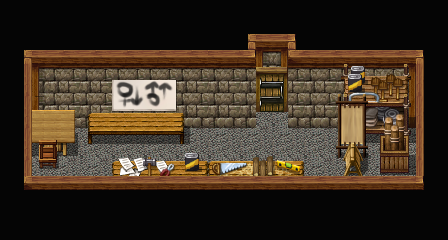

Tiled map render using the project's own tile images. Description and the map definition, with tile-layer contents summarised, below:
An orthogonal 28x15 tile map with 16x16 px tiles, 9 tile layers (floor, walls, items, items, ...), 1 hidden layer not drawn, 5 tilesets and 2 objects (object, teleport).

<map version="1.0" orientation="orthogonal" width="28" height="15" tilewidth="16" tileheight="16">
 <properties>
  <property name="name" value="Abandoned Chamber" />
 </properties>
 <tileset firstgid="1" name="walls_2" tilewidth="16" tileheight="16">
  <image source="../graphics/tiles/walls_2.png" width="512" height="690" />
 </tileset>
 <tileset firstgid="1377" name="floors_2" tilewidth="16" tileheight="16">
  <image source="../graphics/tiles/floors_2.png" width="256" height="512" />
 </tileset>
 <tileset firstgid="1889" name="doors" tilewidth="16" tileheight="16">
  <image source="../graphics/tiles/doors.png" width="471" height="483" />
 </tileset>
 <tileset firstgid="2759" name="tools" tilewidth="16" tileheight="16">
  <image source="../graphics/tiles/tools.png" width="500" height="500" />
 </tileset>
 <tileset firstgid="3720" name="furniture_2" tilewidth="16" tileheight="16">
  <image source="../graphics/tiles/furniture_2.png" width="512" height="512" />
 </tileset>
 <layer name="floor" width="28" height="15">
  <data>[420 cells, 420 non-empty, 4 distinct tile ids]</data>
 </layer>
 <layer name="walls" width="28" height="15">
  <data>[420 cells, 98 non-empty, 16 distinct tile ids]</data>
 </layer>
 <layer name="items" width="28" height="15">
  <data>[420 cells, 67 non-empty, 67 distinct tile ids]</data>
 </layer>
 <layer name="items" width="28" height="15">
  <data>[420 cells, 63 non-empty, 63 distinct tile ids]</data>
 </layer>
 <layer name="items" width="28" height="15">
  <data>[420 cells, 4 non-empty, 4 distinct tile ids]</data>
 </layer>
 <layer name="clickables" width="28" height="15">
  <data>[420 cells, 0 non-empty, 0 distinct tile ids]</data>
 </layer>
 <layer name="hero" width="28" height="15">
  <data>[420 cells, 0 non-empty, 0 distinct tile ids]</data>
 </layer>
 <layer name="items" width="28" height="15">
  <data>[420 cells, 10 non-empty, 10 distinct tile ids]</data>
 </layer>
 <layer name="overhead map" width="28" height="15">
  <data>[420 cells, 250 non-empty, 15 distinct tile ids]</data>
 </layer>
 <layer name="collision" width="28" height="15" visible="0" opacity="0.7">
  <data>[420 cells, 379 non-empty, 1 distinct tile ids]</data>
 </layer>
 <objectgroup name="objects" width="28" height="15">
  <object name="canvas" type="object" x="112" y="80" width="64" height="32">
   <properties>
    <property name="func" value="abandonedchamber_canvas" />
   </properties>
  </object>
  <object name="tplhallway" type="teleport" x="256" y="64" width="32" height="48">
   <properties>
    <property name="sound" value="doormove3" />
    <property name="target" value="lefthallway" />
    <property name="x" value="39" />
    <property name="y" value="16" />
   </properties>
  </object>
 </objectgroup>
 <objectgroup name="scripts" width="28" height="15" />
</map>
